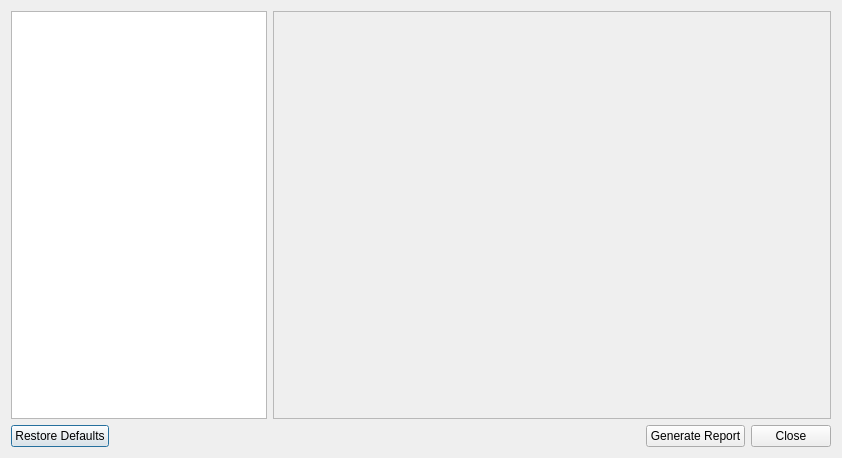
<?xml version="1.0" encoding="UTF-8"?>
<ui version="4.0">
 <class>ReportDialog</class>
 <widget class="QDialog" name="ReportDialog">
  <property name="windowModality">
   <enum>Qt::ApplicationModal</enum>
  </property>
  <property name="geometry">
   <rect>
    <x>0</x>
    <y>0</y>
    <width>842</width>
    <height>458</height>
   </rect>
  </property>
  <layout class="QVBoxLayout" name="verticalLayout">
   <item>
    <layout class="QHBoxLayout" name="horizontalLayout_2">
     <item>
      <widget class="QTreeWidget" name="treeWidget">
       <property name="sizePolicy">
        <sizepolicy hsizetype="Fixed" vsizetype="Expanding">
         <horstretch>0</horstretch>
         <verstretch>0</verstretch>
        </sizepolicy>
       </property>
       <attribute name="headerVisible">
        <bool>false</bool>
       </attribute>
       <attribute name="headerDefaultSectionSize">
        <number>50</number>
       </attribute>
       <column>
        <property name="text">
         <string notr="true">1</string>
        </property>
       </column>
      </widget>
     </item>
     <item>
      <widget class="QStackedWidget" name="stackedWidget">
       <property name="frameShape">
        <enum>QFrame::StyledPanel</enum>
       </property>
       <property name="frameShadow">
        <enum>QFrame::Sunken</enum>
       </property>
       <property name="currentIndex">
        <number>-1</number>
       </property>
      </widget>
     </item>
    </layout>
   </item>
   <item>
    <layout class="QHBoxLayout" name="horizontalLayout_3">
     <item>
      <widget class="QPushButton" name="mRestoreDefaults">
       <property name="toolTip">
        <string>Restore application default shortcuts</string>
       </property>
       <property name="text">
        <string>Restore Defaults</string>
       </property>
      </widget>
     </item>
     <item>
      <spacer name="horizontalSpacer">
       <property name="orientation">
        <enum>Qt::Horizontal</enum>
       </property>
       <property name="sizeType">
        <enum>QSizePolicy::MinimumExpanding</enum>
       </property>
       <property name="sizeHint" stdset="0">
        <size>
         <width>40</width>
         <height>20</height>
        </size>
       </property>
      </spacer>
     </item>
     <item>
      <widget class="QLabel" name="mStatusMessage">
       <property name="sizePolicy">
        <sizepolicy hsizetype="Expanding" vsizetype="Preferred">
         <horstretch>0</horstretch>
         <verstretch>0</verstretch>
        </sizepolicy>
       </property>
       <property name="layoutDirection">
        <enum>Qt::RightToLeft</enum>
       </property>
       <property name="text">
        <string/>
       </property>
       <property name="alignment">
        <set>Qt::AlignRight|Qt::AlignTrailing|Qt::AlignVCenter</set>
       </property>
      </widget>
     </item>
     <item>
      <widget class="QPushButton" name="mGenerate">
       <property name="text">
        <string>Generate Report</string>
       </property>
      </widget>
     </item>
     <item>
      <widget class="QPushButton" name="mClose">
       <property name="text">
        <string>Close</string>
       </property>
      </widget>
     </item>
    </layout>
   </item>
  </layout>
 </widget>
 <resources/>
 <connections/>
</ui>
